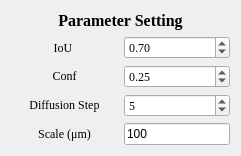
   <widget class="QWidget" name="layoutWidget">
    <property name="geometry">
     <rect>
      <x>10</x>
      <y>340</y>
      <width>241</width>
      <height>153</height>
     </rect>
    </property>
    <layout class="QVBoxLayout" name="verticalLayout_9">
     <item>
      <widget class="QPushButton" name="pushButton_16">
       <property name="font">
        <font>
         <family>Times New Roman</family>
         <pointsize>12</pointsize>
         <weight>75</weight>
         <bold>true</bold>
        </font>
       </property>
       <property name="styleSheet">
        <string notr="true">border:none</string>
       </property>
       <property name="text">
        <string>Parameter Setting</string>
       </property>
       <property name="autoDefault">
        <bool>true</bool>
       </property>
      </widget>
     </item>
     <item>
      <layout class="QVBoxLayout" name="verticalLayout">
       <item>
        <layout class="QHBoxLayout" name="horizontalLayout_3">
         <item>
          <widget class="QPushButton" name="IOU_button">
           <property name="sizePolicy">
            <sizepolicy hsizetype="Preferred" vsizetype="Preferred">
             <horstretch>0</horstretch>
             <verstretch>0</verstretch>
            </sizepolicy>
           </property>
           <property name="font">
            <font>
             <family>Times New Roman</family>
             <pointsize>9</pointsize>
            </font>
           </property>
           <property name="styleSheet">
            <string notr="true">border:none</string>
           </property>
           <property name="text">
            <string>IoU </string>
           </property>
           <property name="autoDefault">
            <bool>true</bool>
           </property>
          </widget>
         </item>
         <item>
          <layout class="QHBoxLayout" name="horizontalLayout_14"/>
         </item>
         <item>
          <widget class="QDoubleSpinBox" name="iou">
           <property name="font">
            <font>
             <family>Times New Roman</family>
            </font>
           </property>
           <property name="decimals">
            <number>2</number>
           </property>
           <property name="maximum">
            <double>1.000000000000000</double>
           </property>
           <property name="singleStep">
            <double>0.050000000000000</double>
           </property>
           <property name="stepType">
            <enum>QAbstractSpinBox::AdaptiveDecimalStepType</enum>
           </property>
           <property name="value">
            <double>0.700000000000000</double>
           </property>
          </widget>
         </item>
        </layout>
       </item>
       <item>
        <layout class="QHBoxLayout" name="horizontalLayout_11">
         <item>
          <widget class="QPushButton" name="confidence">
           <property name="font">
            <font>
             <family>Times New Roman</family>
             <pointsize>9</pointsize>
            </font>
           </property>
           <property name="styleSheet">
            <string notr="true">border:none</string>
           </property>
           <property name="text">
            <string>Conf</string>
           </property>
           <property name="autoDefault">
            <bool>true</bool>
           </property>
          </widget>
         </item>
         <item>
          <layout class="QHBoxLayout" name="horizontalLayout_18"/>
         </item>
         <item>
          <widget class="QDoubleSpinBox" name="conf">
           <property name="font">
            <font>
             <family>Times New Roman</family>
            </font>
           </property>
           <property name="decimals">
            <number>2</number>
           </property>
           <property name="maximum">
            <double>1.000000000000000</double>
           </property>
           <property name="singleStep">
            <double>0.050000000000000</double>
           </property>
           <property name="stepType">
            <enum>QAbstractSpinBox::AdaptiveDecimalStepType</enum>
           </property>
           <property name="value">
            <double>0.250000000000000</double>
           </property>
          </widget>
         </item>
        </layout>
       </item>
       <item>
        <layout class="QHBoxLayout" name="horizontalLayout_10" stretch="2,1,2">
         <item>
          <widget class="QPushButton" name="step_botton">
           <property name="font">
            <font>
             <family>Times New Roman</family>
             <pointsize>9</pointsize>
            </font>
           </property>
           <property name="styleSheet">
            <string notr="true">border:none</string>
           </property>
           <property name="text">
            <string>Diffusion Step</string>
           </property>
           <property name="autoDefault">
            <bool>false</bool>
           </property>
          </widget>
         </item>
         <item>
          <layout class="QHBoxLayout" name="horizontalLayout_19"/>
         </item>
         <item>
          <widget class="QSpinBox" name="step">
           <property name="font">
            <font>
             <family>Times New Roman</family>
            </font>
           </property>
           <property name="value">
            <number>5</number>
           </property>
          </widget>
         </item>
        </layout>
       </item>
       <item>
        <layout class="QHBoxLayout" name="horizontalLayout_24" stretch="3,1,3">
         <item>
          <widget class="QPushButton" name="scale_text">
           <property name="font">
            <font>
             <family>Times New Roman</family>
            </font>
           </property>
           <property name="styleSheet">
            <string notr="true">border:none</string>
           </property>
           <property name="text">
            <string>Scale (μm)</string>
           </property>
           <property name="autoDefault">
            <bool>false</bool>
           </property>
          </widget>
         </item>
         <item>
          <layout class="QHBoxLayout" name="horizontalLayout_25"/>
         </item>
         <item>
          <widget class="QLineEdit" name="scale">
           <property name="text">
            <string>100</string>
           </property>
          </widget>
         </item>
        </layout>
       </item>
      </layout>
     </item>
    </layout>
   </widget>
